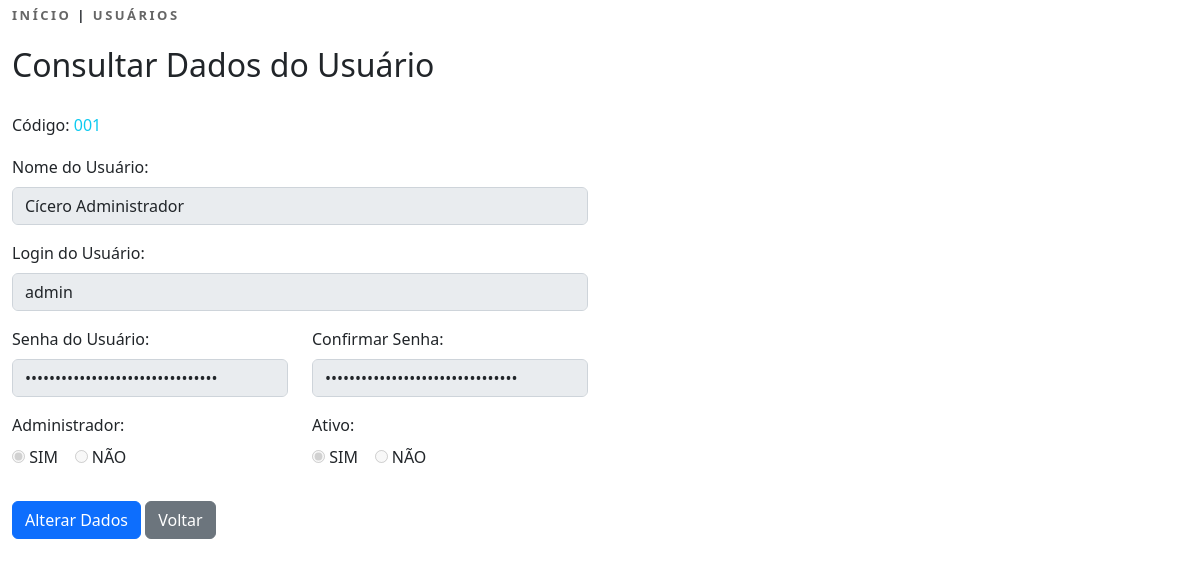
/office/usuarios/Editar&idu=400&ida=400&acao=consultar (signed in), run on the app's committed database.
### tables this page shows
CREATE TABLE IF NOT EXISTS `usuarios` (
  `id` int NOT NULL AUTO_INCREMENT,
  `nome` varchar(60) NOT NULL,
  `usuario` varchar(30) NOT NULL,
  `senha` varchar(150) DEFAULT NULL,
  `adm` char(1) NOT NULL,
  `ativo` char(1) NOT NULL,
  `data_cad` datetime NOT NULL,
  PRIMARY KEY (`id`) USING BTREE
);

### app/controllers/UsuariosController.php (called while the page is built, shortened)
<?php
$vGet = $_GET;
require_once( LOCAL . '/app/config/includes/funcoes.php');
$id_usuario = isset($vGet['idu']) ? codigoHash((int)$vGet['idu'], "d") : 0;
$codigo_usuario = isset($vGet['ida']) ? codigoHash((int)$vGet['ida'], "d") : 0;
$include_once = "usuarios.php";
require_once( LOCAL . '/app/model/UsuarioModel.php');
if ($vParameters==="novo" || $vParameters==="editar") {
    $include_once = "usuarios_editar.php";
}
include_once "app/views/office/{$include_once}";

### index.php (called while the page is built, shortened)
<?php
include_once("app/config/route.php");
include_once( $includeController );

### app/config/includes/funcoes.php (called while the page is built, shortened)
<?php
function codigoHash($codigo, $acao = null){
    $vCodigo = is_null($acao) ? ((int)$codigo * (int)$codigo + 399) : sqrt((int)$codigo - 399);
    return $vCodigo;
}

### app/model/UsuarioModel.php (called while the page is built, shortened)
<?php
require_once( LOCAL . '/app/config/includes/connection.php');
$dados = [];
if ($vParameters==="novo") {
} else if ($vParameters==="editar") {
    $query = $conn->query("SELECT * FROM usuarios WHERE id=$codigo_usuario");
      $re = mysqli_fetch_array($query);
      if (!empty($re)) {
        $dadosForm = $re;
      }
} else if ($vParameters==="salvar") {
    $dadosForm = $_POST;
    $vAlerta = "";
    if (empty($dadosForm['nome'])) { $vAlerta .= "<div>O campo <strong>Nome do Usu&aacute;rio</strong> n&atilde;o pode ser vazio.</div>"; }
    if (empty($dadosForm['login'])) { $vAlerta .= "<div>O campo <strong>Login do Usu&aacute;rio</strong> n&atilde;o pode ser vazio.</div>"; }
    if (empty($dadosForm['senha'])) { $vAlerta .= "<div>O campo <strong>Senha do Usu&aacute;rio</strong> n&atilde;o pode ser vazio.</div>"; }
    if (empty($dadosForm['confirmar_senha'])) { $vAlerta .= "<div>O campo <strong>Confirmar Senha</strong> n&atilde;o pode ser vazio.</div>"; }
    $vData = date("Y-m-d H:i:s");
    if (empty($vAlerta)) {
        if ($dadosForm['login'] != $dadosForm['login_atual']) {
            $usuarios = $conn->query("SELECT id FROM usuarios WHERE usuario='" . $dadosForm['login'] . "'");
                $re = mysqli_fetch_array($usuarios);
                if ($re) {
                    $vAlerta = "<div>O <strong>Login do Usu&aacute;rio</strong> j&aacute; existe no sistema.</div>";
                }
            mysqli_free_result($usuarios);
        }
    }
    if (empty($vAlerta)) {
        $senha = isset($dadosForm['senha']) ? str_replace('"', "||", str_replace("'", "||", $dadosForm['senha'])) : '';
        $confirmar_senha = isset($dadosForm['confirmar_senha']) ? str_replace('"', "||", str_replace("'", "||", $dadosForm['confirmar_senha'])) : '';
        if ($dadosForm['acao']==="novo") {
            if (strlen($senha) < 6) {
                $vAlerta = "<div>A <strong>Senha</strong> deve ser maior que 5 caracteres.</div>";
            } else if ($senha != $confirmar_senha) {
                $vAlerta = "<div>As <strong>Senhas</strong> não conferem. Digite novamente.</div>";
            } else {
                $senha = md5($senha);
            }
        } else {
            if ($senha != $dadosForm['senha_atual']) {
                if (strlen($senha) < 6) {
                    $vAlerta = "<div>A <strong>Senha</strong> deve ser maior que 5 caracteres.</div>";
                } else if ($senha != $confirmar_senha) {
                    $vAlerta = "<div>As <strong>Senhas</strong> não conferem. Digite novamente.</div>";
                } else {
                    $senha = md5($senha);
                }
            } else {
                $senha = $dadosForm['senha_atual'];
            }
        }
    }
    if (empty($vAlerta)) {
        if ($dadosForm['acao']==="novo") {
            $valores = "'" . $dadosForm['nome'] . "',";
            $valores .= "'" . $dadosForm['login'] . "',";
            $valores .= "'" . $senha . "',";
            $valores .= "'" . $dadosForm['adm'] . "',";
            $valores .= "'" . $dadosForm['ativo'] . "',";
            $valores .= "'" . $vData . "'";
            $campos = "nome, usuario, senha, adm, ativo, data_cad";
            try{
                $conn->query("INSERT INTO usuarios ($campos) VALUES ($valores)");
                $usuarios = $conn->query("SELECT id FROM usuarios
                            WHERE usuario='" . $dadosForm['login'] . "'
                            AND data_cad='" .  $vData . "'");
                    $re = mysqli_fetch_array($usuarios);
                    $codigo_usuario = $re['id'];
                mysqli_free_result($usuarios);
            } catch (Exception $e) {
                $vAlerta = $e->getMessage();
            }
        } else {
            try{
                $where = " WHERE id=" . $dadosForm['id_usuario'];
                $sql = "UPDATE usuarios SET
                    nome='" . $dadosForm['nome'] . "',
                    usuario='" . $dadosForm['login'] . "',
                    senha='" . $senha . "',
                    adm='" . $dadosForm['adm'] . "',
                    ativo='" . $dadosForm['ativo'] . "'
                    $where";
                $conn->query($sql);
                $codigo_usuario =  $dadosForm['id_usuario'];
            } catch (Exception $e) {
                $vAlerta = $e->getMessage();
            }
        }
        $query = $conn->query("SELECT * FROM usuarios ORDER BY nome");
            while ($re = mysqli_fetch_assoc($query)) {
                $dados[] = $re;
            }
        mysqli_free_result($query);
    }
} else {
    $query = $conn->query("SELECT * FROM usuarios ORDER BY nome");
        while ($re = mysqli_fetch_assoc($query)) {
        $dados[] = $re;
        }
    mysqli_free_result($query);
}

### app/views/office/usuarios_editar.php (the view, shortened to what this page needs)
<!DOCTYPE html>
<html lang="pt-br">
    <head>
        <link href="<?=URL?>/assets/bootstrap/css/bootstrap.min.css" rel="stylesheet">
        <link rel="stylesheet" href="<?=URL?>/assets/bootstrap/css/fontawesome.min.css">
        <link rel="stylesheet" type="text/css" href="<?=URL?>/app/views/office/assets/css/style_index_01.css"/>
    </head>
    <body>
        <div class="container-fluid">
            <div class="row">
                <div class="col">
                    <div class="links-voltar">
                        <a href="<?=URL?>/Office/Inicio" class="links"><span>INÍCIO</span></a> |
                        <a href="<?=URL?>/Office/Usuarios&idu=<?=codigoHash($id_usuario)?>" class="links"><span>USU&Aacute;RIOS</span></a>
                    </div>
                    <h2><?=($acao==="consultar" ? 'Consultar Dados do Usu&aacute;rio' : ($acao==="alterar" ? 'Atualizar Dados do Usu&aacute;rio' : 'Cadastrar Novo Usu&aacute;rio'))?></h2><br>
                </div>
            </div>
            <div class="row">
                <div class="col">
                    <form method="post" action="<?=URL?>/Office/Usuarios/Salvar">
                        <?php
                        if ($acao==="consultar" || $acao==="alterar") {
                            ?>
                            <h6 style="margin-bottom: 20px">Código: <span class="text-info"><?=str_pad($codigo_usuario, 3, "0", STR_PAD_LEFT)?></span></h6>
                            <?php
                        }
                        ?>
                        <div class="row mb-3">
                            <div class="col-md-6">
                                <fieldset<?=($acao==="consultar" ? " disabled" : "")?>>
                                    <div class="row mb-3">
                                        <div class="col">
                                            <label for="nome" class="form-label">Nome do Usu&aacute;rio:</label>
                                            <input type="text" id="nome" name="nome" class="form-control" value="<?=(isset($dadosForm['nome']) ? $dadosForm['nome'] : '')?>"/>
                                        </div>
                                    </div>
                                    <div class="row mb-3">
                                        <div class="col">
                                            <label for="login" class="form-label">Login do Usu&aacute;rio:</label>
                                            <input type="text" id="login" name="login" class="form-control" value="<?=(isset($dadosForm['usuario']) ? $dadosForm['usuario'] : '')?>"/>
                                        </div>
                                    </div>
                                    <div class="row mb-3">
                                        <div class="col">
                                            <label for="senha" class="form-label">Senha do Usu&aacute;rio:</label>
                                            <input type="password" id="senha" name="senha" class="form-control" value="<?=(isset($dadosForm['senha']) ? $dadosForm['senha'] : '')?>"/>
                                        </div>
                                        <div class="col">
                                            <label for="confirmar_senha" class="form-label">Confirmar Senha:</label>
                                            <input type="password" id="confirmar_senha" name="confirmar_senha" class="form-control" value="<?=(isset($dadosForm['senha']) ? $dadosForm['senha'] : '')?>"/>
                                        </div>
                                    </div>
                                    <div class="row mb-3">
                                        <div class="col">
                                            <label for="adm" class="form-label">Administrador:</label><br>
                                            <input type="radio" name="adm" id="adm" value="S" <?=(isset($dadosForm['adm']) ? ($dadosForm['adm']==="S" ? 'checked' : '') : '')?> /> SIM&nbsp;&nbsp;&nbsp;
                                            <input type="radio" name="adm" value="N" <?=(isset($dadosForm['adm']) ? ($dadosForm['adm']==="N" ? 'checked' : '') : '')?> /> N&Atilde;O
                                        </div>
                                        <div class="col">
                                            <label for="ativo" class="form-label">Ativo:</label><br>
                                            <input type="radio" name="ativo" id="ativo" value="S" <?=(isset($dadosForm['ativo']) ? ($dadosForm['ativo']==="S" ? 'checked' : '') : '')?> /> SIM&nbsp;&nbsp;&nbsp;
                                            <input type="radio" name="ativo" value="N" <?=(isset($dadosForm['ativo']) ? ($dadosForm['ativo']==="N" ? 'checked' : '') : '')?> /> N&Atilde;O
                                        </div>
                                    </div>
                                </fieldset>
                            </div>
                        </div>
                        <div class="row mb-3">
                            <div class="col">
                                <?php
                                if ($acao==="consultar") {
                                    ?>
                                    <a href="<?=URL?>/Office/Usuarios/Editar&idu=<?=codigoHash($id_usuario)?>&ida=<?=codigoHash($codigo_usuario)?>&acao=alterar" class="btn btn-primary">Alterar Dados</a>
                                    <a href="<?=URL?>/Office/Usuarios&idu=<?=codigoHash($id_usuario)?>" class="btn btn-secondary">Voltar</a>
                                    <?php
                                } else if($acao==="novo" || $acao==="alterar") {
                                    ?>
                                    <input type="submit" class="btn btn-success btn-lg" value="Salvar Dados"/>
                                    <a href="<?=URL?>/Office/Usuarios&idu=<?=codigoHash($id_usuario)?>" class="btn btn-secondary btn-lg">Voltar</a>
                                    <?php
                                }
                                ?>
                            </div>
                        </div>
                    </form>
                </div>
            </div>
        </div>
    </body>
</html>

### app/views/office/assets/css/style_index_01.css (style rules this page uses)
a:link.links { text-decoration: none; color: #666666; }
.links-voltar { font-size: 13px; font-weight: bold; letter-spacing: 2.5px; margin-top: 6px; margin-bottom: 20px; }

### data on the page
usuarios: nome "Cícero Administrador", login "admin", adm "☑ Administrador:", ativo "☑ Ativo:"

### other printed values
str_pad($codigo_usuario, 3, "0", STR_PAD_LEFT) "001"
